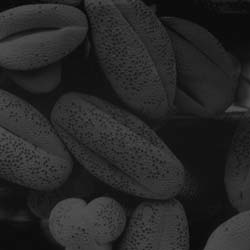
%> input picture hw2/codes/bean.png, 250 x 250 px, given in place of sf.gif, which was not available
$ octave hw2_3.m   (GNU Octave 9; MATLAB toolbox functions it lacks are replaced by stand-ins)
%> lines starting %> are read from the running program, lines starting %| are printed output that depends on the picture; pictures that were not available may be replaced by others from this repository, and a replacement may not be noted
%hw2_3
clc; clear; close all;

%% a
sf = imread('sf.gif');
%> sf is the input picture: size 250x250 uint8; min 4, max 83, mean 38.6
[m,n]= size(sf);
%> m = 250; n = 250
mean = (sum(sum(sf)))/(m*n);
%> mean = 38.64
sd = sqrt(sum(sum((sf-mean).^2))/(m*n));
%> sd = 8.57

meandiff =20; sdnew =11; %new supposed sd = 11 and new supposed mean = 75
sfnew = (sd/sdnew)*sf + (sdnew/sd)* meandiff;
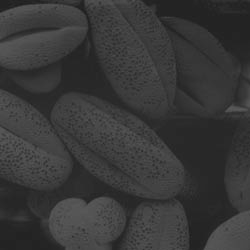
%> sfnew: size 250x250 uint8; min 29, max 91, mean 56.1
sdnewcheck= sqrt(sum(sum((sfnew -mean).^2))/(m*n));
%> sdnewcheck = 12.78
meannewcheck = (sum(sum(sfnew)))/(m*n);
%> meannewcheck = 56.12

figure;
subplot(1,2,1) ,  imshow(sf) , title('original');
subplot(1,2,2) ,  imshow(sfnew) , title('streched');

%% b
xray = imread('x-ray.png');
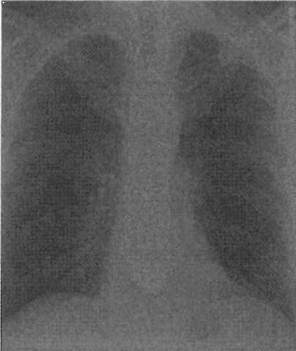
%> input picture hw2/codes/x-ray.PNG, 296 x 351 px
%> xray is the input picture: size 351x296x3 uint8; min 41, max 255, mean 89.7
xray = xray(: , : ,1);
%> xray: size 351x296 uint8
minxray = min(min(xray));
%> minxray = 41
maxxray = max(max(xray));
%> maxxray = 255

%%min-max xray streched: xray1
%When (r1, s1) = (rmin, 0) and (r2, s2) = (rmax, L-1), this is known as Min-Max Stretching.
xray1 = 1.19 * (xray - 41.06);
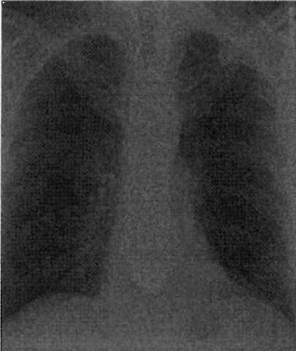
%> xray1: size 351x296 uint8; min 0, max 255, mean 58
minxray1 = min(min(xray1));
%> minxray1 = 0
maxxray1 = max(max(xray1));
%> maxxray1 = 255

%%min-max xray streched: xray2
%When (r1, s1) = (rmin + c, 0) and (r2, s2) = (rmax – c, L-1), this is known as Percentile Stretching.
%c=5
xray2=xray;
xray2(xray<46)=46;
%> xray2: size 351x296 uint8; min 46, max 255, mean 89.7
xray2(xray>250)=250;
%> xray2: size 351x296 uint8; min 46, max 250, mean 89.7
xray2 = 1.25 *( xray - 46);
minxray2 = min(min(xray2));
%> minxray2 = 0
maxxray2 = max(max(xray2));
%> maxxray2 = 255

figure;
subplot(1,3,1) ,  imshow(xray) , title('original xray');
subplot(1,3,2) ,  imshow(xray1) , title('min max streched');
subplot(1,3,3) ,  imshow(xray2) , title('percentile streched');
